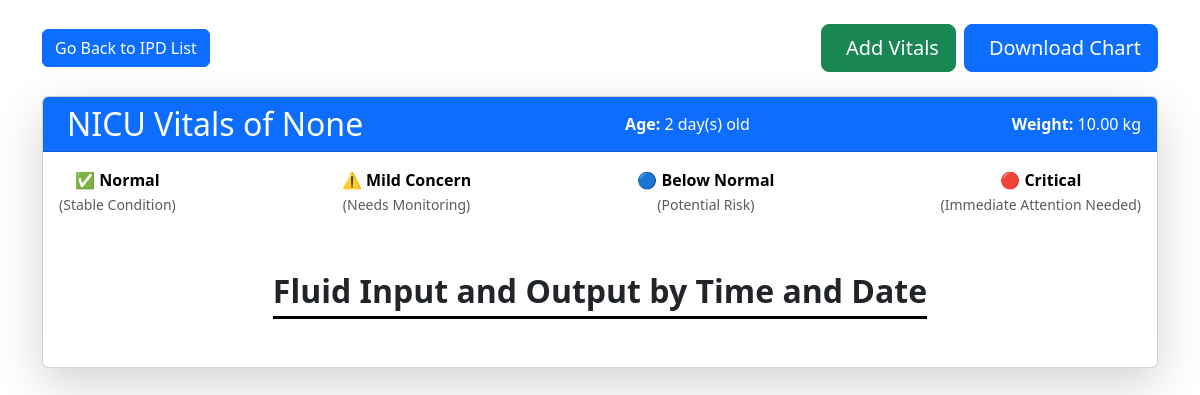
The app's page /nicu/view/1/ (signed in) with its own data.
### hms/models.py (models this page shows, shortened)
class IPD(models.Model):
    patient = models.ForeignKey("Patient", on_delete=models.CASCADE)
    room = models.ForeignKey(Room, on_delete=models.CASCADE, limit_choices_to={'is_available': True}, null=True, blank=True)
    admitted_on = models.DateTimeField(auto_now_add=True)
    discharge_date = models.DateTimeField(null=True, blank=True)
    reason_for_admission = models.TextField(null=True, blank=True)
    bed_number = models.IntegerField(null=True, blank=True)
    bed_price_per_day = models.DecimalField(max_digits=10, decimal_places=2, null=True, blank=True)
    total_cost = models.DecimalField(max_digits=10, decimal_places=2, default=0.00, editable=False)

class Patient(models.Model):
    BLOOD_GROUP_CHOICES = [
        ('A+', 'A+'), ('A-', 'A-'), ('B+', 'B+'), ('B-', 'B-'),
        ('O+', 'O+'), ('O-', 'O-'), ('AB+', 'AB+'), ('AB-', 'AB-')
    ]
    RELATIONSHIP_CHOICES = [
        ('father', 'Father'),
        ('mother', 'Mother'),
        ('son', 'Son'),
        ('daughter', 'Daughter'),
        ('spouse', 'Spouse'),
        ('friend', 'Friend'),
        ('other', 'Other'),
    ]
    patient_code = models.CharField(max_length=35, unique=True, editable=False, blank=True, null=True)
    created_at = models.DateTimeField(default=now)
    user = models.OneToOneField(CustomUser, on_delete=models.CASCADE, related_name="patient")
    date_of_birth = models.DateField(blank=True, null=True)
    age = models.TextField(blank=True, null=True)  # Age field
    contact_number = models.CharField(max_length=15, blank=True, null=True)
    address = models.TextField(blank=True, null=True)
    gender = models.CharField(max_length=10, choices=CustomUser.GENDER_CHOICES, blank=True, null=True)
    aadhar_number = models.CharField(max_length=12, unique=True, validators=[MinLengthValidator(12)], blank=True, null=True)
    blood_group = models.CharField(max_length=3, blank=True, null=True, choices=BLOOD_GROUP_CHOICES)
    weight = models.DecimalField(max_digits=6, decimal_places=2,blank=True,null=True)
    email = models.EmailField(unique=True, blank=True, null=True)
    assigned_doctor = models.ForeignKey('Doctor', on_delete=models.SET_NULL, null=True, blank=True, related_name='patients')
    allergies = models.TextField(blank=True, null=True)  # Known allergies
    emergency_contact_name = models.CharField(max_length=255, blank=True, null=True)
    emergency_contact_number = models.CharField(max_length=15, blank=True, null=True)
    emergency_contact_relationship = models.CharField(max_length=50, blank=True, null=True, choices=RELATIONSHIP_CHOICES)
    accompanying_person_address = models.CharField(max_length=50,blank=True, null=True)
    profile_picture = models.ImageField(upload_to='patient_profiles/', blank=True, null=True)

class CustomUser(AbstractUser):
    GENDER_CHOICES = (
        ('male', 'Male'),
        ('female', 'Female'),
        ('other', 'Other'),
    )
    ROLE_CHOICES = (
        ('admin', 'Admin'),
        ('doctor', 'Doctor'),
        ('nurse', 'Nurse'),
        ('staff', 'Staff'),
    )
    full_name = models.CharField(max_length=255, blank=True, null=True)
    contact_number = models.CharField(max_length=15, blank=True, null=True)
    address = models.TextField(blank=True, null=True)
    gender = models.CharField(max_length=10, choices=GENDER_CHOICES, blank=True, null=True)
    role = models.CharField(max_length=20, choices=ROLE_CHOICES, default='staff')
    groups = models.ManyToManyField(Group, related_name="customuser_groups", blank=True)
    user_permissions = models.ManyToManyField(Permission, related_name="customuser_permissions", blank=True)

### hms/views.py (the view, shortened to what this page needs)
# urls.py: path('nicu/view/<int:ipd_id>/', views.view_nicu_vitals, name='view_nicu_vitals'),
@login_required
def view_nicu_vitals(request, ipd_id):
    ipd = get_object_or_404(IPD, id=ipd_id)
    vitals_list = NICUVitals.objects.filter(ipd=ipd).order_by('-date')
    fluid_totals = calculate_total_fluids(vitals_list)
    grouped_vitals = {date: list(group) for date, group in groupby(vitals_list, key=attrgetter('date'))}
    patient = ipd.patient
    age = patient.age
    weight = patient.weight
    return render(request, 'hms/vitals/view_vitals.html', {
        'vitals_list': vitals_list,
        'ipd': ipd,
        'fluid_totals': fluid_totals,
        'age': age,
        'weight': weight,
        'grouped_vitals':grouped_vitals
    })

### hms/views.py (called while the page is built, shortened)
def calculate_total_fluids(vitals_list):
    time_groups = {
        "Morning (08 AM - 12 PM)": ["08:00", "10:00", "12:00"],
        "Afternoon (02 PM - 06 PM)": ["14:00", "16:00", "18:00"],
        "Night (08 PM - 12 AM)": ["20:00", "22:00", "23:59"],
        "Early Morning (02 AM - 06 AM)": ["02:00", "04:00", "06:00"],
    }
    date_wise_totals = defaultdict(lambda: {group: {"input": 0, "output": 0} for group in time_groups})
    return dict(date_wise_totals)  # Convert defaultdict to a regular dictionary

### hms/templates/hms/vitals/view_vitals.html (shortened to what this page needs)
<!DOCTYPE html>
<html lang="en">
<head>
    <link href="https://cdn.jsdelivr.net/npm/bootstrap@5.3.0/dist/css/bootstrap.min.css" rel="stylesheet">
</head>
<body>
<div class="container mt-4">
<div class="d-flex justify-content-between align-items-center mb-4">
    <a href="{% url 'ipd' %}" class="btn btn-primary">
         Go Back to IPD List
    </a>
    <div class="d-flex gap-2">
        <a href="{% url 'add_nicu_vitals' ipd.id %}" class="btn btn-success btn-lg">
            Add Vitals
        </a>
        <button id="downloadChart" class="btn btn-primary btn-lg text-white">
             Download Chart
        </button>
    </div>
</div>
    <div class=" table-responsive card shadow-lg">
        <div class="card-header bg-primary text-white d-flex justify-content-between align-items-center">
            <h2 class="card-title mb-0">
                 NICU Vitals of  {{ ipd.patient.user.full_name }}
            </h2>
                <p class="mb-0"><strong>Age:</strong> {{ age }}</p>
                <p class="mb-0"><strong>Weight:</strong> {{ weight }} kg</p>
        </div>
        <div class="card-body p-0">
            <table class="table table-borderless mb-0">
                <tr>
                    <td colspan="100%" class="w-100 p-3">
                        <div class="d-flex justify-content-between align-items-center">
                            <span class="table-success rounded text-center">
                                ✅ <strong>Normal</strong> <br>
                                <small class="text-muted">(Stable Condition)</small>
                            </span>
                            <span class="table-warning rounded text-center">
                                ⚠️ <strong>Mild Concern</strong> <br>
                                <small class="text-muted">(Needs Monitoring)</small>
                            </span>
                            <span class="table-primary rounded text-center">
                                🔵 <strong>Below Normal</strong> <br>
                                <small class="text-muted">(Potential Risk)</small>
                            </span>
                            <span class="table-danger rounded text-center">
                                🔴 <strong>Critical</strong> <br>
                                <small class="text-muted">(Immediate Attention Needed)</small>
                            </span>
                        </div>
                    </td>
                </tr>
            </table>
        </div>
        <div class="card-body">
            <div class="table-responsive">
                <div class="text-center my-4">
                    <h2 class="fw-bold" style="border-bottom: 3px solid #000; display: inline-block; padding-bottom: 5px;">
                        Fluid Input and Output by Time and Date
                    </h2>
                </div>
            </div>
        </div>
    </div>
</div>
<link href="https://cdn.jsdelivr.net/npm/bootstrap@5.3.0/dist/css/bootstrap.min.css" rel="stylesheet">
<link href="https://cdn.jsdelivr.net/npm/bootstrap@5.3.0/dist/css/bootstrap.min.css" rel="stylesheet">
</body>
</html>

### hms/templates/hms/vitals/view_vitals.html (style rules this page uses)
.table th, .table td { vertical-align: middle; text-align: center; }
.card { border-radius: 15px; }
.btn-lg { font-size: 1.1rem; }
.table-responsive { overflow-x: auto; }

### records on screen
IPD: patient.user.full_name "None"
Patient: age "2 day(s) old", weight "10.00"
